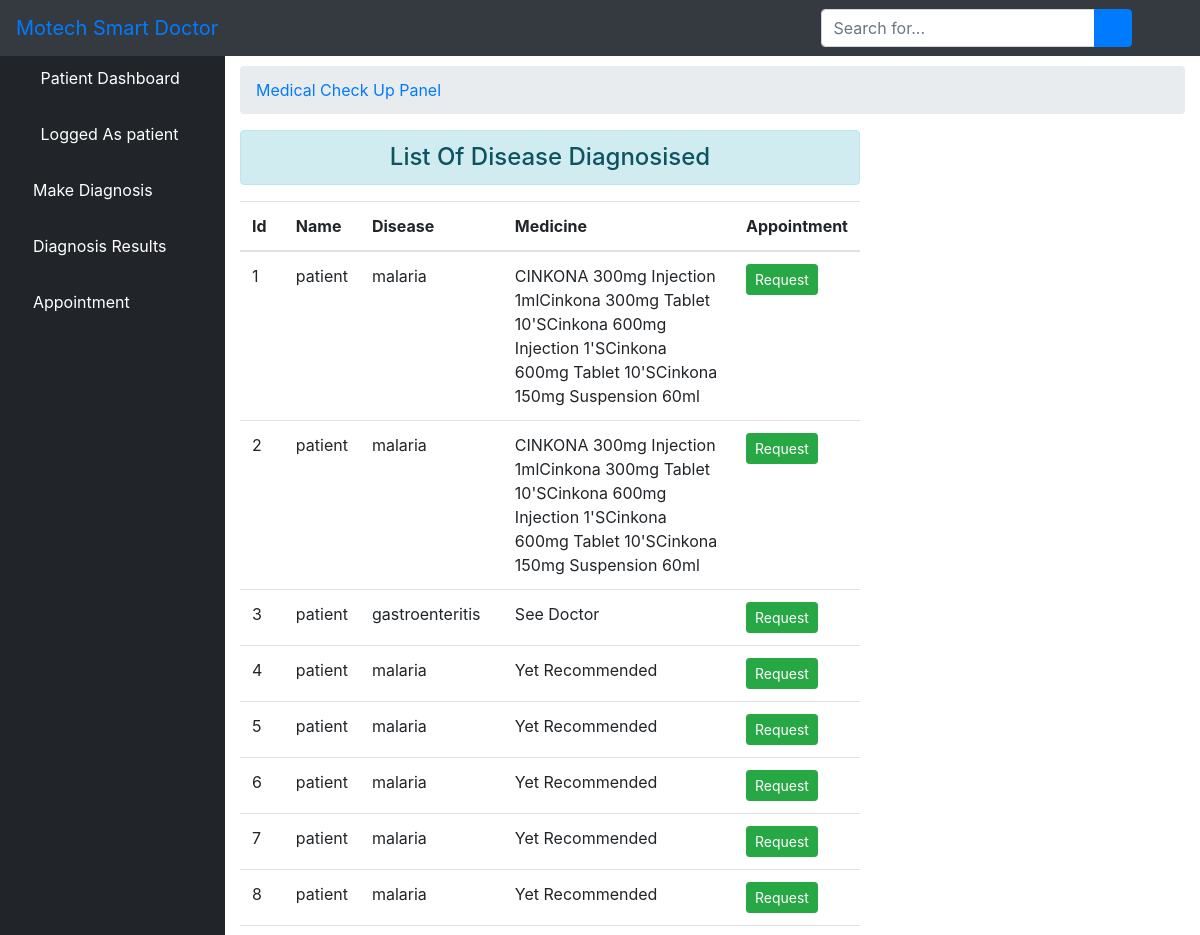
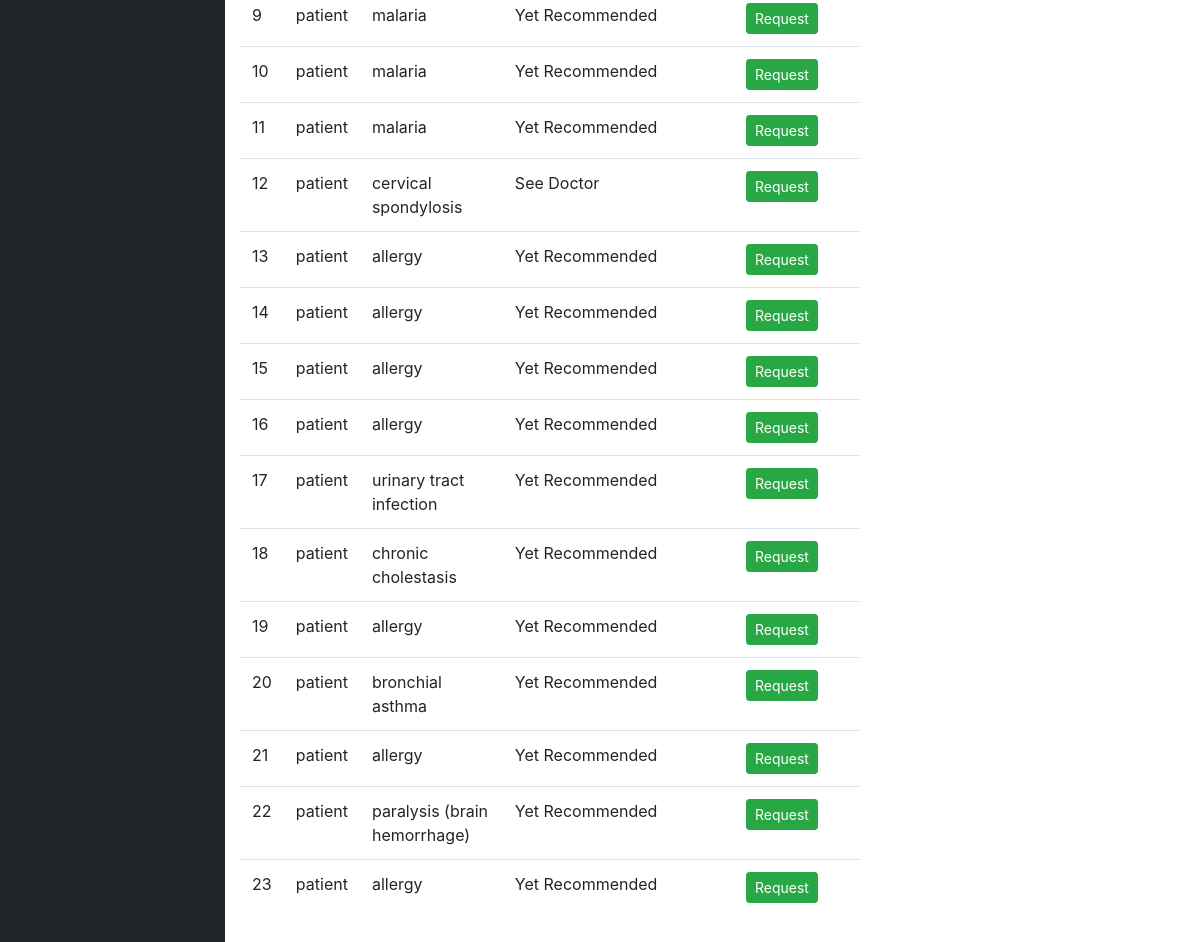
Screenshot of /result/ (signed in) with the database file from the repository (2 pictures, top to bottom).
### core/models.py (models this page shows, shortened)
class User(AbstractUser):
    is_patient = models.BooleanField(default=False)
    is_doctor = models.BooleanField(default=False)
    phonenumber = models.CharField(max_length=200,null=True)

class Medical(models.Model):
    s1 = models.CharField(max_length=200)
    s2 = models.CharField(max_length=200)
    s3 = models.CharField(max_length=200)
    s4 = models.CharField(max_length=200)
    s5 = models.CharField(max_length=200)
    disease = models.CharField(max_length=200)
    medicine = models.CharField(max_length=200)
    patient = models.ForeignKey(User, related_name="patient", on_delete= models.CASCADE)
    doctor = models.ForeignKey(User, related_name="doctor", on_delete= models.CASCADE, null=True)
    created_on = models.DateTimeField(auto_now_add=True)

### core/views.py (the view)
# urls.py: path('result/', views.patient_result, name='result'),
def patient_result(request):
	user_id = request.user.id
	disease = Medical.objects.all().filter(patient_id=user_id)
	context = {'disease':disease, 'status':'1'}
	return render(request, 'patient/result.html', context)

### core/templates/patient/result.html (shortened to what this page needs)
{% extends 'patient/base.html' %}
{% block body %}
 <div id="content-wrapper">
        <div class="container-fluid">
            <ol class="breadcrumb">
                <li class="breadcrumb-item">
                    <a href="">Medical Check Up Panel</a>
                </li>
            </ol>
            <div class="row">
            <div class="col-sm-8">
                <h4 class="text-center alert alert-info">List Of Disease Diagnosised</h4>
                <table class="table table-hover">
                    <thead>
                        <tr>
                            <th scope="col">Id</th>
                            <th scope="col">Name</th>
                            <th scope="col">Disease</th>
                            <th scope="col">Medicine</th>
                            <th scope="col">Appointment</th>
                        </tr>
                    </thead>
                    <tbody id="tbody">
                        {% for d in disease %}
                        <tr>
                            <td>{{ d.id }}</td>
                            <td>{{ d.patient.username }}</td>
                            <td>{{ d.disease }}</td>
                            {% if d.medicine == "" %}
                            <td>Yet Recommended</td>
                            {% else %}
                            <td>{{ d.medicine }}</td>
                            {% endif %}
                            <td>
                                <input class="btn btn-success btn-sm btn_ment" type="button" data-sid="{{d.id}}" value="Request">
                            </td>
                        </tr>
                        {% endfor %}
                    </tbody>
                </table>
            </div>
            </div>
        </div>
        </div>
{% endblock %}

### core/templates/patient/base.html (shortened to what this page needs)
{% load static %}
<!DOCTYPE html>
<html>
<head>
    <link rel="stylesheet" href="{% static 'core/css/bootstrap/four/bootstrap.css' %}">
    <link href="{% static 'core/css/sb-admin.css' %}" rel="stylesheet">
    <link href="{% static 'core/css/fontawesome-free/css/all.min.css' %}" rel="stylesheet" type="text/css">
</head>
<body id="page-top">
<nav class="navbar navbar-expand navbar-dark bg-dark fixed-top">
    <a class="navbar-brand mr-1 text-primary" href="">Motech Smart Doctor</a>
    <button class="btn btn-link btn-sm text-white order-1 order-sm-0" id="sidebarToggle" href="#">
        <i class="fas fa-bars"></i>
    </button>
    <form class="d-none d-md-inline-block form-inline ml-auto mr-0 mr-md-3 my-2 my-md-0">
        <div class="input-group">
            <input type="text" class="form-control" placeholder="Search for..." aria-label="Search" aria-describedby="basic-addon2">
            <div class="input-group-append">
                <button class="btn btn-primary" type="button">
                    <i class="fas fa-search"></i>
                </button>
            </div>
        </div>
    </form>
    <ul class="navbar-nav ml-auto ml-md-0">
        <li class="nav-item dropdown no-arrow">
            <a class="nav-link dropdown-toggle" href="#" id="userDropdown" role="button" data-toggle="dropdown" aria-haspopup="true" aria-expanded="false">
                <i class="fas fa-user-circle fa-fw text-primary"></i>
            </a>
        </li>
    </ul>
</nav>
<div id="wrapper" style="padding-top: 50px">
<ul class="sidebar navbar-nav">
    <li class="nav-item active">
        <a class="nav-link" href="{% url 'patient' %}">
            <i class="fas fa-fw fa-tachometer-alt"></i>
            <span>Patient Dashboard</span>
        </a>
    </li>
    <li class="nav-item active">
        <a class="nav-link" href="">
            <i class="fas fa-user-circle fa-fw text-primary"></i>
            <span>Logged As {{ user.username }}</span>
        </a>
    </li>
    {% if status == '1' %}
     <li class="nav-item">
        <a class="nav-link" href="{% url 'diagnosis' %}">
            <i class="fas fa-microscope text-primary"></i>
            <span style="color: white">Make Diagnosis</span>
        </a>
    </li>
    <li class="nav-item">
        <a class="nav-link" href="{% url 'result' %}">
            <i class="fas fa-pager text-primary"></i>
            <span style="color: white">Diagnosis Results</span>
        </a>
    </li>
    <li class="nav-item">
        <a class="nav-link" href="{% url 'ment_list' %}">
            <i class="fas fa-calendar text-primary"></i>
            <span style="color: white">Appointment</span>
        </a>
    </li>
    {% endif %}
</ul>
    {% block body %}{% endblock %}
</div>

### rows the page displays
User: username "patient"
Medical: id "1", patient.username "patient", disease "malaria", medicine "CINKONA 300mg Injection 1mlCinkona 300mg Tablet 10'SCinkona 600mg Injection 1'SCinkona 600mg Tablet 10'SCinkona 150mg Suspension 60ml"
Medical: id "2", patient.username "patient", disease "malaria", medicine "CINKONA 300mg Injection 1mlCinkona 300mg Tablet 10'SCinkona 600mg Injection 1'SCinkona 600mg Tablet 10'SCinkona 150mg Suspension 60ml"
Medical: id "3", patient.username "patient", disease "gastroenteritis", medicine "See Doctor"
Medical: id "4", patient.username "patient", disease "malaria", medicine "Yet Recommended"
Medical: id "5", patient.username "patient", disease "malaria", medicine "Yet Recommended"
Medical: id "6", patient.username "patient", disease "malaria", medicine "Yet Recommended"
Medical: id "7", patient.username "patient", disease "malaria", medicine "Yet Recommended"
Medical: id "8", patient.username "patient", disease "malaria", medicine "Yet Recommended"
Medical: id "9", patient.username "patient", disease "malaria", medicine "Yet Recommended"
Medical: id "10", patient.username "patient", disease "malaria", medicine "Yet Recommended"
Medical: id "11", patient.username "patient", disease "malaria", medicine "Yet Recommended"
Medical: id "12", patient.username "patient", disease "cervical spondylosis", medicine "See Doctor"
Medical: id "13", patient.username "patient", disease "allergy", medicine "Yet Recommended"
Medical: id "14", patient.username "patient", disease "allergy", medicine "Yet Recommended"
Medical: id "15", patient.username "patient", disease "allergy", medicine "Yet Recommended"
Medical: id "16", patient.username "patient", disease "allergy", medicine "Yet Recommended"
Medical: id "17", patient.username "patient", disease "urinary tract infection", medicine "Yet Recommended"
Medical: id "18", patient.username "patient", disease "chronic cholestasis", medicine "Yet Recommended"
Medical: id "19", patient.username "patient", disease "allergy", medicine "Yet Recommended"
Medical: id "20", patient.username "patient", disease "bronchial asthma", medicine "Yet Recommended"
Medical: id "21", patient.username "patient", disease "allergy", medicine "Yet Recommended"
Medical: id "22", patient.username "patient", disease "paralysis (brain hemorrhage)", medicine "Yet Recommended"
Medical: id "23", patient.username "patient", disease "allergy", medicine "Yet Recommended"
